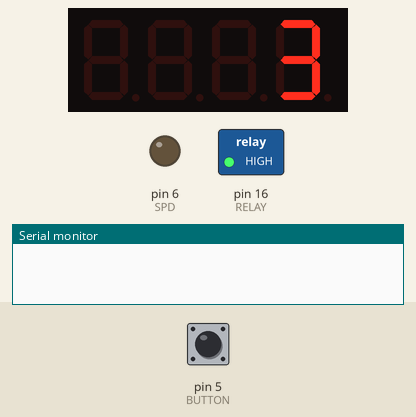
The sketch below on a simulated Arduino Uno, built with avr-gcc and run on an emulated ATmega328P. Parts: 4-digit seven-segment display, switched loads named in the sketch (green lamp = pin HIGH), output pins drawn as LEDs (lit = HIGH), the last lines printed to the serial monitor. The test bench sets the inputs (shaded band); at power-on: pin 5 (BUTTON) HIGH.

Above: at 10.6 s.
10.7 s: pin 5 (BUTTON) pulled LOW for 1 s
At 12.0 s:
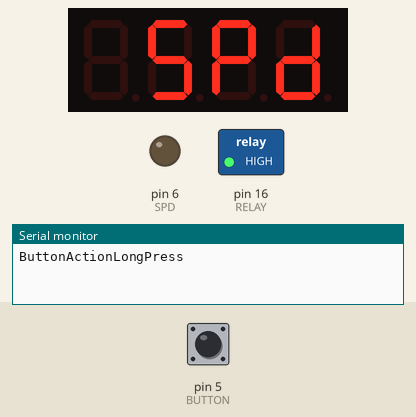
13.2 s: pin 5 (BUTTON) pulled LOW for 3.2 s
17.9 s: pin 5 (BUTTON) pulled LOW for 1 s
At 19.9 s:
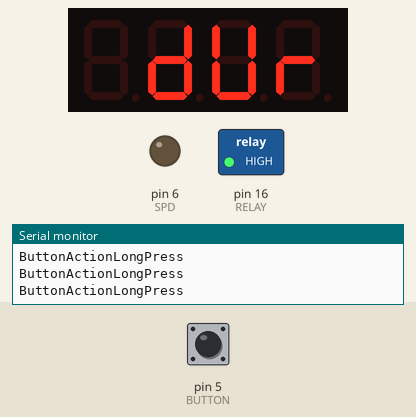
20.4 s: pin 5 (BUTTON) pulled LOW for 3.2 s
25.1 s: pin 5 (BUTTON) pulled LOW for 1 s
At 26.5 s:
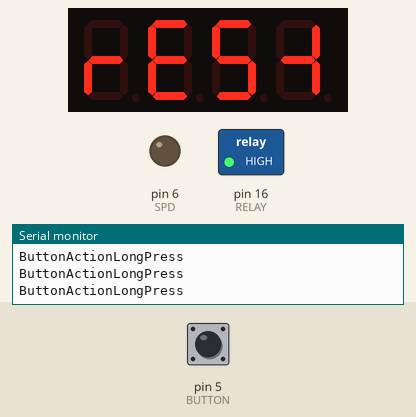
27.6 s: pin 5 (BUTTON) pulled LOW for 0.15 s
At 29.09 s:
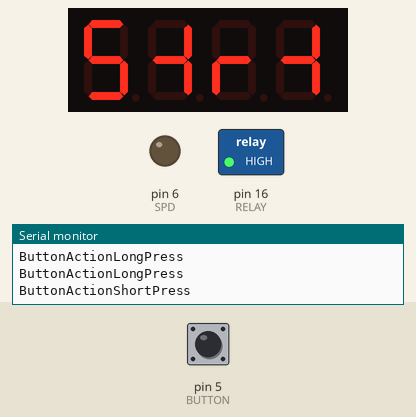
Timing chart, 0 to 29.3 s (numbered marks = the images above; inputs shaded):
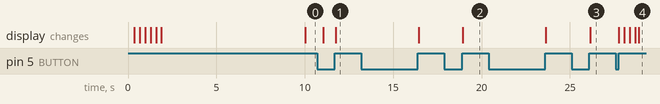

Measured:
- after the input at 10.7 s, the display: first differs from a run without the input after 1.0 s (image 1)
- after the input at 17.9 s, the display: changes after 1.0 s (image 2)
- after the input at 25.1 s, the display: changes after 1.0 s (image 3)
- after the input at 27.6 s, the display: first changes after 0.17 s (image 4 shows a later state)

The sketch:

TumblerController.ino
```cpp
/**********************************
*                                 *
*    Tumbler Motor Controller     *
*                                 *
*        By Alon Fliess           *
*                                 *
*            2019                 *
*                                 *
/*********************************/

#include <Arduino.h>
#include <TM1637Display.h>
#include "TumblerController.h"

TM1637Display display(CLK, DIO);
unsigned int speed = 3;
unsigned int time = 24 * 60; //in minutes
bool isRunning = false;
unsigned long lastAccountingTime;
unsigned long pressTime;
unsigned long buttonPressStartTime;
bool buttonPreviousState = false;
unsigned long lastActionTime = 0;
unsigned char currentAction = 0;

Action actions[] = {Action(SEG_START, &Start),
                    Action(SEG_SPD, &SpeedUp), Action(SEG_SPD_DOWN, &SpeedDown),
                    Action(SEG_DUR, &TimeUp), Action(SEG_DUR_DOWN, &TimeDown),
                    Action(SEG_RESET, &Reset)
};

void DisplayRunningLoop(int times, int stepDelay)
{
  int length = sizeof(PERIMETER)/sizeof(PERIMETER[0]);
  for (int t = 0; t < times; ++t) //times
  {
    for (int loop = 0; loop < length; ++loop)
    {
      uint8_t LEDS[] = {0,0,0,0};
      for (int digit = 0; digit < length/2; ++digit)
      {
        int shiftedDigit = (digit + loop)%length;
        int index = PERIMETER[shiftedDigit] / 10;
        int led = 1 << (PERIMETER[shiftedDigit] % 10);
        LEDS[index] |= led;
      }
      display.setSegments(LEDS);
      delay(stepDelay);
    }
  }
}

void Start()
{
  isRunning = true;
  analogWrite(SPD, 75 + (speed - 1) * 30);
  delay(250);
  digitalWrite(RELAY, LOW);
  lastAccountingTime = millis();
}

void Stop()
{
  digitalWrite(RELAY, HIGH);
  digitalWrite(SPD, 0);
  isRunning = false;
  currentAction = 0;
  DisplayRunningLoop(2, 4);
  display.clear();
  display.setSegments(SEG_STOP);
  delay(400);
  actions[currentAction].Display();
  lastActionTime = millis();
}

void DisplaySpeed(bool shouldErase = true)
{
  if (shouldErase)
    display.clear();
  display.showNumberDec(speed, false);
}

void SpeedUp()
{
  ++speed;
  if (speed > 5)
    speed = 5;
  DisplaySpeed();
}

void SpeedDown()
{
  --speed;
  if (speed < 1)
    speed = 1;
  DisplaySpeed();
}

void DisplayTime(bool shouldErase = true, uint8_t colon = 0b01000000)
{
  auto hours = time / 60;
  auto minutes = time % 60;
  if (shouldErase)
    display.clear();
  display.showNumberDecEx(minutes + hours * 100, colon, true);
}
void TimeUp()
{
  time += 30;
  DisplayTime();
}

void TimeDown()
{
  if (time == 0)
  return;

  if (time < 30)
  {
    --time;
    DisplayTime();
    return;
  }

  time -= 30;
  DisplayTime();
}

void Reset()
{
  speed = 3;
  isRunning = false;
  time = 24 * 60;
  DisplayRunningLoop(4, 2);
  currentAction = 0;
  actions[currentAction].Display();
  lastActionTime = millis();
}

void Action::Display()
{
  display.clear();
  display.setSegments(_display);
}

void Action::Act()
{
  _func();
}


ButtonAction DetectButtonAction()
{
  bool current = digitalRead(BUTTON) == 0; //pull up
  if (!current && buttonPreviousState && (millis() - pressTime) > LongPressTime)
  {
    buttonPreviousState = false;
    Serial.println("ButtonActionLongPress");
    return ButtonActionLongPress;
  }
  //else
  if (!current && buttonPreviousState && (millis() - pressTime) > minimumButtonPressingTime)
  {
    buttonPreviousState = false;
    Serial.println("ButtonActionShortPress");
    return ButtonActionShortPress;
  }

  if (current && !buttonPreviousState)
  {
    pressTime = millis();
  }
  buttonPreviousState = current;
  return ButtonActionNone;
}

void setup()
{
  pinMode(SPD, OUTPUT);
  pinMode(BUTTON, INPUT_PULLUP);
  digitalWrite(RELAY, HIGH);
  pinMode(RELAY, OUTPUT);

 //blink 5 times
  display.clear();
  uint8_t data[] = { 0xff, 0xff, 0xff, 0xff };
  uint8_t blank[] = { 0x00, 0x00, 0x00, 0x00 };
  for (int i = 0; i < 5; ++i)
  {
    display.setBrightness(0x0f - 4 + i);
    display.setSegments(data);
    delay(25);
    display.setSegments(blank);
    delay(25);
  }
  display.clear();
  DisplayRunningLoop(4, 7);
  display.setSegments(SEG_START);
  Serial.begin(9600);
}

auto clockColon = 0b01000000;
byte lastSecondDigit = 0;
void HandleRunning(ButtonAction buttonAction)
{
  if (buttonAction != ButtonActionNone)
  {
    Stop();
    return;
  }
  bool shouldErase = false;
  if (millis() - lastAccountingTime >= 60000) //a minute
  {
    lastAccountingTime = millis();
    time -= 1;
    shouldErase = true;
  }

  byte secondDigit = (millis() / 1000)%10;
  if (secondDigit != lastSecondDigit) //a second has passed
  {
    lastSecondDigit = secondDigit;
    clockColon = (clockColon == 0b01000000) ? 0 : 0b01000000;
  }
  DisplayTime(shouldErase, clockColon);
  if (time == 0)
      Stop();
}

void ShowStatus()
{
    if ((millis() / 1000) % 2 == 1)
    {
      DisplayTime(false);
    }
    else
    {
      DisplaySpeed(false);
    }
}

void loop()
{
  if (millis() - lastActionTime > 5 * 60 * 1000)
    display.setBrightness(0);

  auto buttonAction = DetectButtonAction();
  if (isRunning)
  {
    HandleRunning(buttonAction);
    return;
  }
  //else
  display.setBrightness(0xf);
  //not running, handle menue
  if (buttonAction == ButtonActionLongPress)
  {
    currentAction = (currentAction + 1) % (sizeof(actions)/sizeof(actions[0]));
    actions[currentAction].Display();
    lastActionTime = millis();
    return;
  }
  //else
  if (buttonAction == ButtonActionShortPress)
  {
    actions[currentAction].Act();
    lastActionTime = millis();
  }

  if (millis() - lastActionTime > 10 * 1000)
  {
     ShowStatus();
  }
}
```

TumblerController.h
```cpp
/**********************************
*                                 *
*    Tumbler Motor Controller     *
*                                 *
*        By Alon Fliess           *
*                                 *
*            2019                 *
*                                 *
/*********************************/

#ifndef _TUMBLER_CONTROLLER_H
#define _TUMBLER_CONTROLLER_H
// Module connection pins (Digital Pins)
#define CLK 2
#define DIO 3
#define SPD 6
#define BUTTON 5
#define RELAY 16

// The amount of time (in milliseconds) that a button action is conssidered
const unsigned int minimumButtonPressingTime = 75;
const unsigned int LongPressTime = 200;

const uint8_t SEG_DONE[] = {
  SEG_B | SEG_C | SEG_D | SEG_E | SEG_G,           // d
  SEG_A | SEG_B | SEG_C | SEG_D | SEG_E | SEG_F,   // O
  SEG_C | SEG_E | SEG_G,                           // n
  SEG_A | SEG_D | SEG_E | SEG_F | SEG_G            // E
  };

  const uint8_t SEG_START[] = {
  SEG_A | SEG_F | SEG_G | SEG_C | SEG_D,           // S
  SEG_B | SEG_G | SEG_C ,                          // t
  SEG_E | SEG_G,                                   // r
  SEG_B | SEG_G | SEG_C                            // t
  };

  const uint8_t SEG_STOP[] = {
  SEG_A | SEG_F | SEG_G | SEG_C | SEG_D,           // S
  SEG_B | SEG_G | SEG_C ,                          // t
  SEG_A | SEG_B | SEG_C | SEG_D | SEG_E | SEG_F,   // O
  SEG_A | SEG_F | SEG_G | SEG_B | SEG_E            // p
  };

  const uint8_t SEG_SPD[] = {
  0,                                               // _
  SEG_A | SEG_F | SEG_G | SEG_C | SEG_D,           // S
  SEG_A | SEG_F | SEG_G | SEG_B | SEG_E,           // p
  SEG_B | SEG_C | SEG_D | SEG_E | SEG_G            // d
  };

  const uint8_t SEG_SPD_DOWN[] = {
  SEG_G,                                           // -
  SEG_A | SEG_F | SEG_G | SEG_C | SEG_D,           // S
  SEG_A | SEG_F | SEG_G | SEG_B | SEG_E,           // p
  SEG_B | SEG_C | SEG_D | SEG_E | SEG_G            // d
  };

  const uint8_t SEG_DUR[] = {
  0,                                               // _
  SEG_B | SEG_C | SEG_D | SEG_E | SEG_G,           // d
  SEG_F | SEG_E | SEG_D | SEG_C | SEG_B,           // U
  SEG_E | SEG_G                                    // r
  };

  const uint8_t SEG_DUR_DOWN[] = {
  SEG_G,                                           // -
  SEG_B | SEG_C | SEG_D | SEG_E | SEG_G,           // d
  SEG_F | SEG_E | SEG_D | SEG_C | SEG_B,           // U
  SEG_E | SEG_G                                    // r
  };

  const uint8_t SEG_RESET[] = {
  SEG_E | SEG_G,                                   // r
  SEG_A | SEG_D | SEG_E | SEG_F | SEG_G,           // E
  SEG_A | SEG_F | SEG_G | SEG_C | SEG_D,           // S
  SEG_B | SEG_G | SEG_C                            // t
  };

const uint8_t PERIMETER[] = {4, 5, 0, 10, 20, 30, 31, 32, 33, 23, 13, 3};

typedef void (*func_t)();
class Action
{
  private:
  const uint8_t* _display;
  func_t _func;

  public:
  Action(const uint8_t* display, func_t func)
    : _display(display), _func(func) {}
  void Display();
  void Act();
};

enum ButtonAction {ButtonActionNone, ButtonActionShortPress, ButtonActionLongPress};

ButtonAction DetectButtonAction();

#endif //_TUMBLER_CONTROLLER_H
```
